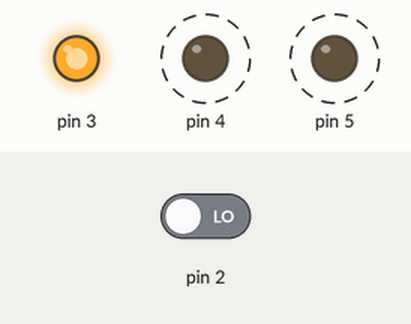
Simulated run of this sketch. Board: Arduino Uno, built with avr-gcc and run on an emulated ATmega328P. Shown: output pins drawn as LEDs (lit = HIGH). Dashed ring = blinking. Inputs (shaded band) come from the test bench; at power-on: pin 2 LOW.

Above: at 1.3 s.
1.4 s: pin 2 driven HIGH
At 2.6 s:
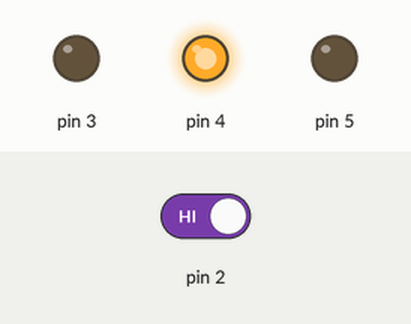
3.7 s: pin 2 driven LOW
At 4.6 s:
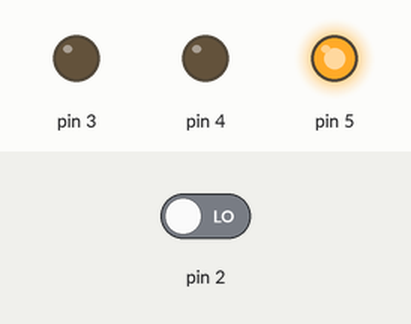
Timing chart, 0 to 6.7 s (numbered marks = the images above; inputs shaded):
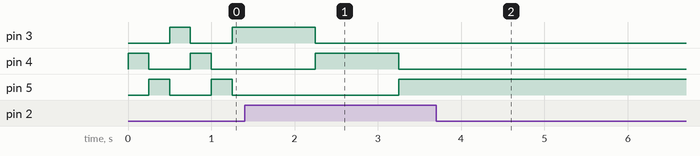

Measured:
- after the input at 3.7 s, pin 3, pin 4: stops changing and stays LOW; pin 5: stops changing and stays HIGH

The sketch:

project_001.ino
```cpp
int switchState = 0;
int state_1 = 0;
int state_2 = 0;
int state_3 = 0;

void setup() {
  // put your setup code here, to run once:
  pinMode(3, OUTPUT);
  pinMode(4, OUTPUT);
  pinMode(5, OUTPUT);
  pinMode(2, INPUT);

  state_1 = HIGH;
}

void loop() {
  // put your main code here, to run repeatedly:
  if (digitalRead(2) == HIGH) {
    switchState = not switchState;
    delay(250);
  }
//  digitalWrite(3, switchState);
  if (switchState == LOW) {
    if (state_1 == HIGH) {
      state_2 = HIGH;
      state_1 = LOW;
    } else if (state_2 == HIGH) {
      state_2 = LOW;
      state_3 = HIGH;
    } else if (state_3 == HIGH) {
      state_3 = LOW;
      state_1 = HIGH;
    }
  }
  digitalWrite(3, state_1);
  digitalWrite(4, state_2);
  digitalWrite(5, state_3);
  delay(250);
}
```
